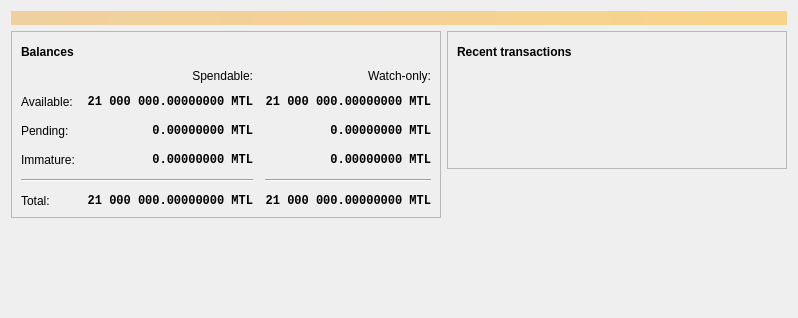
<?xml version="1.0" encoding="UTF-8"?>
<ui version="4.0">
 <class>OverviewPage</class>
 <widget class="QWidget" name="OverviewPage">
  <property name="geometry">
   <rect>
    <x>0</x>
    <y>0</y>
    <width>798</width>
    <height>318</height>
   </rect>
  </property>
  <property name="windowTitle">
   <string>Form</string>
  </property>
  <layout class="QVBoxLayout" name="topLayout">
   <item>
    <widget class="QLabel" name="labelAlerts">
     <property name="visible">
      <bool>false</bool>
     </property>
     <property name="styleSheet">
      <string notr="true">QLabel { background-color: qlineargradient(x1: 0, y1: 0, x2: 1, y2: 0, stop:0 #F0D0A0, stop:1 #F8D488); color:#000000; }</string>
     </property>
     <property name="wordWrap">
      <bool>true</bool>
     </property>
     <property name="margin">
      <number>3</number>
     </property>
     <property name="textInteractionFlags">
      <set>Qt::TextSelectableByMouse</set>
     </property>
    </widget>
   </item>
   <item>
    <layout class="QHBoxLayout" name="horizontalLayout" stretch="1,1">
     <item>
      <layout class="QVBoxLayout" name="verticalLayout_2">
       <item>
        <widget class="QFrame" name="frame">
         <property name="frameShape">
          <enum>QFrame::StyledPanel</enum>
         </property>
         <property name="frameShadow">
          <enum>QFrame::Raised</enum>
         </property>
         <layout class="QVBoxLayout" name="verticalLayout_4">
          <item>
           <layout class="QHBoxLayout" name="horizontalLayout_4">
            <item>
             <widget class="QLabel" name="label_5">
              <property name="font">
               <font>
                <weight>75</weight>
                <bold>true</bold>
               </font>
              </property>
              <property name="text">
               <string>Balances</string>
              </property>
             </widget>
            </item>
            <item>
             <widget class="QPushButton" name="labelWalletStatus">
              <property name="enabled">
               <bool>true</bool>
              </property>
              <property name="maximumSize">
               <size>
                <width>30</width>
                <height>16777215</height>
               </size>
              </property>
              <property name="toolTip">
               <string>The displayed information may be out of date. Your wallet automatically synchronizes with the Matilda network after a connection is established, but this process has not completed yet.</string>
              </property>
              <property name="text">
               <string/>
              </property>
              <property name="icon">
               <iconset resource="../matilda.qrc">
                <normaloff>:/icons/warning</normaloff>
                <disabledoff>:/icons/warning</disabledoff>:/icons/warning</iconset>
              </property>
              <property name="iconSize">
               <size>
                <width>24</width>
                <height>24</height>
               </size>
              </property>
              <property name="flat">
               <bool>true</bool>
              </property>
             </widget>
            </item>
            <item>
             <spacer name="horizontalSpacer_3">
              <property name="orientation">
               <enum>Qt::Horizontal</enum>
              </property>
              <property name="sizeHint" stdset="0">
               <size>
                <width>40</width>
                <height>20</height>
               </size>
              </property>
             </spacer>
            </item>
           </layout>
          </item>
          <item>
           <layout class="QGridLayout" name="gridLayout">
            <property name="spacing">
             <number>12</number>
            </property>
            <item row="2" column="2">
             <widget class="QLabel" name="labelWatchPending">
              <property name="font">
               <font>
                <family>Monospace</family>
                <weight>75</weight>
                <bold>true</bold>
               </font>
              </property>
              <property name="cursor">
               <cursorShape>IBeamCursor</cursorShape>
              </property>
              <property name="toolTip">
               <string>Unconfirmed transactions to watch-only addresses</string>
              </property>
              <property name="text">
               <string notr="true">0.00000000 MTL</string>
              </property>
              <property name="alignment">
               <set>Qt::AlignRight|Qt::AlignTrailing|Qt::AlignVCenter</set>
              </property>
              <property name="textInteractionFlags">
               <set>Qt::LinksAccessibleByMouse|Qt::TextSelectableByKeyboard|Qt::TextSelectableByMouse</set>
              </property>
             </widget>
            </item>
            <item row="2" column="1">
             <widget class="QLabel" name="labelUnconfirmed">
              <property name="font">
               <font>
                <family>Monospace</family>
                <weight>75</weight>
                <bold>true</bold>
               </font>
              </property>
              <property name="cursor">
               <cursorShape>IBeamCursor</cursorShape>
              </property>
              <property name="toolTip">
               <string>Total of transactions that have yet to be confirmed, and do not yet count toward the spendable balance</string>
              </property>
              <property name="text">
               <string notr="true">0.00000000 MTL</string>
              </property>
              <property name="alignment">
               <set>Qt::AlignRight|Qt::AlignTrailing|Qt::AlignVCenter</set>
              </property>
              <property name="textInteractionFlags">
               <set>Qt::LinksAccessibleByMouse|Qt::TextSelectableByKeyboard|Qt::TextSelectableByMouse</set>
              </property>
             </widget>
            </item>
            <item row="3" column="2">
             <widget class="QLabel" name="labelWatchImmature">
              <property name="font">
               <font>
                <family>Monospace</family>
                <weight>75</weight>
                <bold>true</bold>
               </font>
              </property>
              <property name="cursor">
               <cursorShape>IBeamCursor</cursorShape>
              </property>
              <property name="toolTip">
               <string>Mined balance in watch-only addresses that has not yet matured</string>
              </property>
              <property name="text">
               <string notr="true">0.00000000 MTL</string>
              </property>
              <property name="alignment">
               <set>Qt::AlignRight|Qt::AlignTrailing|Qt::AlignVCenter</set>
              </property>
              <property name="textInteractionFlags">
               <set>Qt::LinksAccessibleByMouse|Qt::TextSelectableByKeyboard|Qt::TextSelectableByMouse</set>
              </property>
             </widget>
            </item>
            <item row="4" column="0" colspan="2">
             <widget class="Line" name="line">
              <property name="orientation">
               <enum>Qt::Horizontal</enum>
              </property>
             </widget>
            </item>
            <item row="4" column="2">
             <widget class="Line" name="lineWatchBalance">
              <property name="sizePolicy">
               <sizepolicy hsizetype="Preferred" vsizetype="Fixed">
                <horstretch>0</horstretch>
                <verstretch>0</verstretch>
               </sizepolicy>
              </property>
              <property name="minimumSize">
               <size>
                <width>140</width>
                <height>0</height>
               </size>
              </property>
              <property name="orientation">
               <enum>Qt::Horizontal</enum>
              </property>
             </widget>
            </item>
            <item row="5" column="0">
             <widget class="QLabel" name="labelTotalText">
              <property name="text">
               <string>Total:</string>
              </property>
             </widget>
            </item>
            <item row="3" column="1">
             <widget class="QLabel" name="labelImmature">
              <property name="font">
               <font>
                <family>Monospace</family>
                <weight>75</weight>
                <bold>true</bold>
               </font>
              </property>
              <property name="cursor">
               <cursorShape>IBeamCursor</cursorShape>
              </property>
              <property name="toolTip">
               <string>Mined balance that has not yet matured</string>
              </property>
              <property name="text">
               <string notr="true">0.00000000 MTL</string>
              </property>
              <property name="alignment">
               <set>Qt::AlignRight|Qt::AlignTrailing|Qt::AlignVCenter</set>
              </property>
              <property name="textInteractionFlags">
               <set>Qt::LinksAccessibleByMouse|Qt::TextSelectableByKeyboard|Qt::TextSelectableByMouse</set>
              </property>
             </widget>
            </item>
            <item row="2" column="3">
             <spacer name="horizontalSpacer_2">
              <property name="orientation">
               <enum>Qt::Horizontal</enum>
              </property>
              <property name="sizeHint" stdset="0">
               <size>
                <width>40</width>
                <height>20</height>
               </size>
              </property>
             </spacer>
            </item>
            <item row="3" column="0">
             <widget class="QLabel" name="labelImmatureText">
              <property name="text">
               <string>Immature:</string>
              </property>
             </widget>
            </item>
            <item row="5" column="1">
             <widget class="QLabel" name="labelTotal">
              <property name="font">
               <font>
                <family>Monospace</family>
                <weight>75</weight>
                <bold>true</bold>
               </font>
              </property>
              <property name="cursor">
               <cursorShape>IBeamCursor</cursorShape>
              </property>
              <property name="toolTip">
               <string>Your current total balance</string>
              </property>
              <property name="text">
               <string notr="true">21 000 000.00000000 MTL</string>
              </property>
              <property name="alignment">
               <set>Qt::AlignRight|Qt::AlignTrailing|Qt::AlignVCenter</set>
              </property>
              <property name="textInteractionFlags">
               <set>Qt::LinksAccessibleByMouse|Qt::TextSelectableByKeyboard|Qt::TextSelectableByMouse</set>
              </property>
             </widget>
            </item>
            <item row="5" column="2">
             <widget class="QLabel" name="labelWatchTotal">
              <property name="font">
               <font>
                <family>Monospace</family>
                <weight>75</weight>
                <bold>true</bold>
               </font>
              </property>
              <property name="cursor">
               <cursorShape>IBeamCursor</cursorShape>
              </property>
              <property name="toolTip">
               <string>Current total balance in watch-only addresses</string>
              </property>
              <property name="text">
               <string notr="true">21 000 000.00000000 MTL</string>
              </property>
              <property name="alignment">
               <set>Qt::AlignRight|Qt::AlignTrailing|Qt::AlignVCenter</set>
              </property>
              <property name="textInteractionFlags">
               <set>Qt::LinksAccessibleByMouse|Qt::TextSelectableByKeyboard|Qt::TextSelectableByMouse</set>
              </property>
             </widget>
            </item>
            <item row="0" column="2">
             <widget class="QLabel" name="labelWatchonly">
              <property name="text">
               <string>Watch-only:</string>
              </property>
              <property name="alignment">
               <set>Qt::AlignRight|Qt::AlignTrailing|Qt::AlignVCenter</set>
              </property>
             </widget>
            </item>
            <item row="1" column="0">
             <widget class="QLabel" name="labelBalanceText">
              <property name="text">
               <string>Available:</string>
              </property>
             </widget>
            </item>
            <item row="1" column="1">
             <widget class="QLabel" name="labelBalance">
              <property name="font">
               <font>
                <family>Monospace</family>
                <weight>75</weight>
                <bold>true</bold>
               </font>
              </property>
              <property name="cursor">
               <cursorShape>IBeamCursor</cursorShape>
              </property>
              <property name="toolTip">
               <string>Your current spendable balance</string>
              </property>
              <property name="text">
               <string notr="true">21 000 000.00000000 MTL</string>
              </property>
              <property name="alignment">
               <set>Qt::AlignRight|Qt::AlignTrailing|Qt::AlignVCenter</set>
              </property>
              <property name="textInteractionFlags">
               <set>Qt::LinksAccessibleByMouse|Qt::TextSelectableByKeyboard|Qt::TextSelectableByMouse</set>
              </property>
             </widget>
            </item>
            <item row="1" column="2">
             <widget class="QLabel" name="labelWatchAvailable">
              <property name="font">
               <font>
                <family>Monospace</family>
                <weight>75</weight>
                <bold>true</bold>
               </font>
              </property>
              <property name="cursor">
               <cursorShape>IBeamCursor</cursorShape>
              </property>
              <property name="toolTip">
               <string>Your current balance in watch-only addresses</string>
              </property>
              <property name="text">
               <string notr="true">21 000 000.00000000 MTL</string>
              </property>
              <property name="alignment">
               <set>Qt::AlignRight|Qt::AlignTrailing|Qt::AlignVCenter</set>
              </property>
              <property name="textInteractionFlags">
               <set>Qt::LinksAccessibleByMouse|Qt::TextSelectableByKeyboard|Qt::TextSelectableByMouse</set>
              </property>
             </widget>
            </item>
            <item row="2" column="0">
             <widget class="QLabel" name="labelPendingText">
              <property name="text">
               <string>Pending:</string>
              </property>
             </widget>
            </item>
            <item row="0" column="1">
             <widget class="QLabel" name="labelSpendable">
              <property name="text">
               <string>Spendable:</string>
              </property>
              <property name="alignment">
               <set>Qt::AlignRight|Qt::AlignTrailing|Qt::AlignVCenter</set>
              </property>
             </widget>
            </item>
           </layout>
          </item>
         </layout>
        </widget>
       </item>
       <item>
        <spacer name="verticalSpacer">
         <property name="orientation">
          <enum>Qt::Vertical</enum>
         </property>
         <property name="sizeHint" stdset="0">
          <size>
           <width>20</width>
           <height>40</height>
          </size>
         </property>
        </spacer>
       </item>
      </layout>
     </item>
     <item>
      <layout class="QVBoxLayout" name="verticalLayout_3">
       <item>
        <widget class="QFrame" name="frame_2">
         <property name="frameShape">
          <enum>QFrame::StyledPanel</enum>
         </property>
         <property name="frameShadow">
          <enum>QFrame::Raised</enum>
         </property>
         <layout class="QVBoxLayout" name="verticalLayout">
          <item>
           <layout class="QHBoxLayout" name="horizontalLayout_2">
            <item>
             <widget class="QLabel" name="label_4">
              <property name="font">
               <font>
                <weight>75</weight>
                <bold>true</bold>
               </font>
              </property>
              <property name="text">
               <string>Recent transactions</string>
              </property>
             </widget>
            </item>
            <item>
             <widget class="QPushButton" name="labelTransactionsStatus">
              <property name="enabled">
               <bool>true</bool>
              </property>
              <property name="maximumSize">
               <size>
                <width>30</width>
                <height>16777215</height>
               </size>
              </property>
              <property name="toolTip">
               <string>The displayed information may be out of date. Your wallet automatically synchronizes with the Matilda network after a connection is established, but this process has not completed yet.</string>
              </property>
              <property name="text">
               <string/>
              </property>
              <property name="icon">
               <iconset resource="../matilda.qrc">
                <normaloff>:/icons/warning</normaloff>
                <disabledoff>:/icons/warning</disabledoff>:/icons/warning</iconset>
              </property>
              <property name="iconSize">
               <size>
                <width>24</width>
                <height>24</height>
               </size>
              </property>
              <property name="flat">
               <bool>true</bool>
              </property>
             </widget>
            </item>
            <item>
             <spacer name="horizontalSpacer">
              <property name="orientation">
               <enum>Qt::Horizontal</enum>
              </property>
              <property name="sizeHint" stdset="0">
               <size>
                <width>40</width>
                <height>20</height>
               </size>
              </property>
             </spacer>
            </item>
           </layout>
          </item>
          <item>
           <widget class="TransactionOverviewWidget" name="listTransactions">
            <property name="styleSheet">
             <string notr="true">QListView { background: transparent; }</string>
            </property>
            <property name="frameShape">
             <enum>QFrame::NoFrame</enum>
            </property>
            <property name="verticalScrollBarPolicy">
             <enum>Qt::ScrollBarAlwaysOff</enum>
            </property>
            <property name="horizontalScrollBarPolicy">
             <enum>Qt::ScrollBarAlwaysOff</enum>
            </property>
            <property name="sizeAdjustPolicy">
             <enum>QAbstractScrollArea::AdjustToContents</enum>
            </property>
            <property name="selectionMode">
             <enum>QAbstractItemView::NoSelection</enum>
            </property>
            <property name="uniformItemSizes">
             <bool>true</bool>
            </property>
           </widget>
          </item>
         </layout>
        </widget>
       </item>
       <item>
        <spacer name="verticalSpacer_2">
         <property name="orientation">
          <enum>Qt::Vertical</enum>
         </property>
         <property name="sizeHint" stdset="0">
          <size>
           <width>20</width>
           <height>40</height>
          </size>
         </property>
        </spacer>
       </item>
      </layout>
     </item>
    </layout>
   </item>
  </layout>
 </widget>
 <customwidgets>
  <customwidget>
   <class>TransactionOverviewWidget</class>
   <extends>QListView</extends>
   <header>qt/transactionoverviewwidget.h</header>
  </customwidget>
 </customwidgets>
 <resources/>
 <connections/>
</ui>
